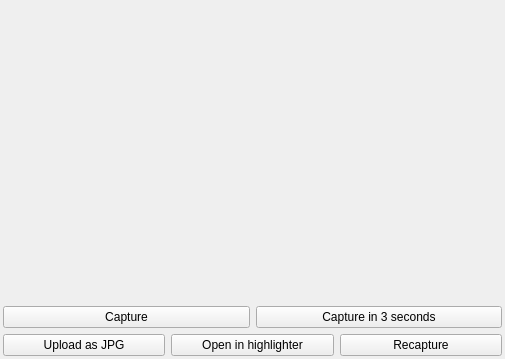
<?xml version="1.0" encoding="UTF-8"?>
<ui version="4.0">
 <class>dWebCamClass</class>
 <widget class="QWidget" name="dWebCamClass">
  <property name="geometry">
   <rect>
    <x>0</x>
    <y>0</y>
    <width>505</width>
    <height>359</height>
   </rect>
  </property>
  <property name="windowTitle">
   <string>WebCam</string>
  </property>
  <layout class="QGridLayout" name="gridLayout_2">
   <property name="margin">
    <number>3</number>
   </property>
   <item row="0" column="0">
    <layout class="QGridLayout" name="gridLayout">
     <item row="1" column="0" colspan="2">
      <layout class="QGridLayout" name="gridLayout_3">
       <item row="0" column="0">
        <widget class="QLabel" name="picture">
         <property name="sizePolicy">
          <sizepolicy hsizetype="Ignored" vsizetype="Ignored">
           <horstretch>0</horstretch>
           <verstretch>0</verstretch>
          </sizepolicy>
         </property>
         <property name="minimumSize">
          <size>
           <width>10</width>
           <height>10</height>
          </size>
         </property>
         <property name="text">
          <string/>
         </property>
         <property name="alignment">
          <set>Qt::AlignCenter</set>
         </property>
        </widget>
       </item>
      </layout>
     </item>
     <item row="4" column="0" colspan="2">
      <layout class="QHBoxLayout" name="horizontalLayout_2">
       <item>
        <widget class="QPushButton" name="uploadAsJpgButton">
         <property name="text">
          <string>Upload as JPG</string>
         </property>
        </widget>
       </item>
       <item>
        <widget class="QPushButton" name="openInHighlighterButton">
         <property name="text">
          <string>Open in highlighter</string>
         </property>
        </widget>
       </item>
       <item>
        <widget class="QPushButton" name="recaptureButton">
         <property name="text">
          <string>Recapture</string>
         </property>
        </widget>
       </item>
      </layout>
     </item>
     <item row="2" column="0" colspan="2">
      <layout class="QHBoxLayout" name="horizontalLayout">
       <item>
        <widget class="QPushButton" name="captureButton">
         <property name="text">
          <string>Capture</string>
         </property>
        </widget>
       </item>
       <item>
        <widget class="QPushButton" name="timerButton">
         <property name="text">
          <string>Capture in 3 seconds</string>
         </property>
        </widget>
       </item>
      </layout>
     </item>
    </layout>
   </item>
  </layout>
 </widget>
 <resources/>
 <connections/>
</ui>
